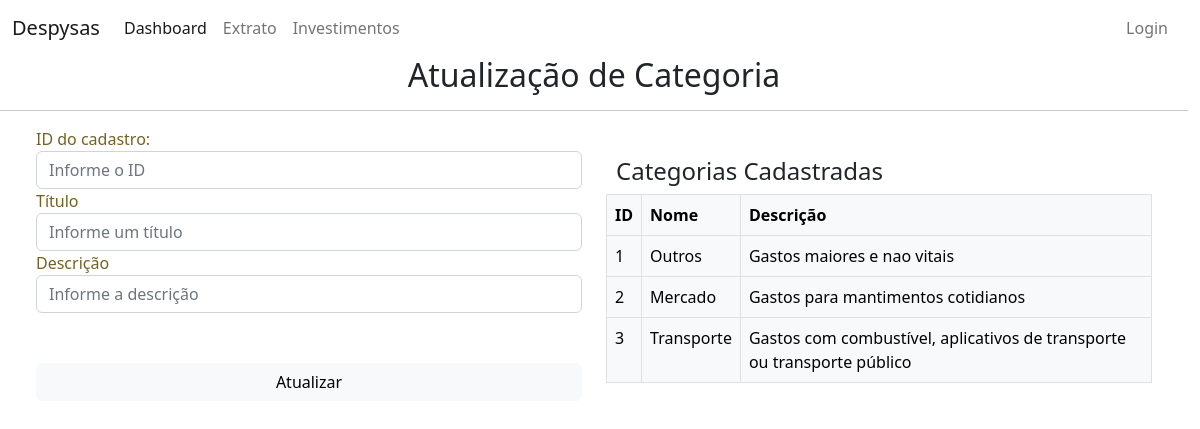
Before: /editar_categoria with the older database file.
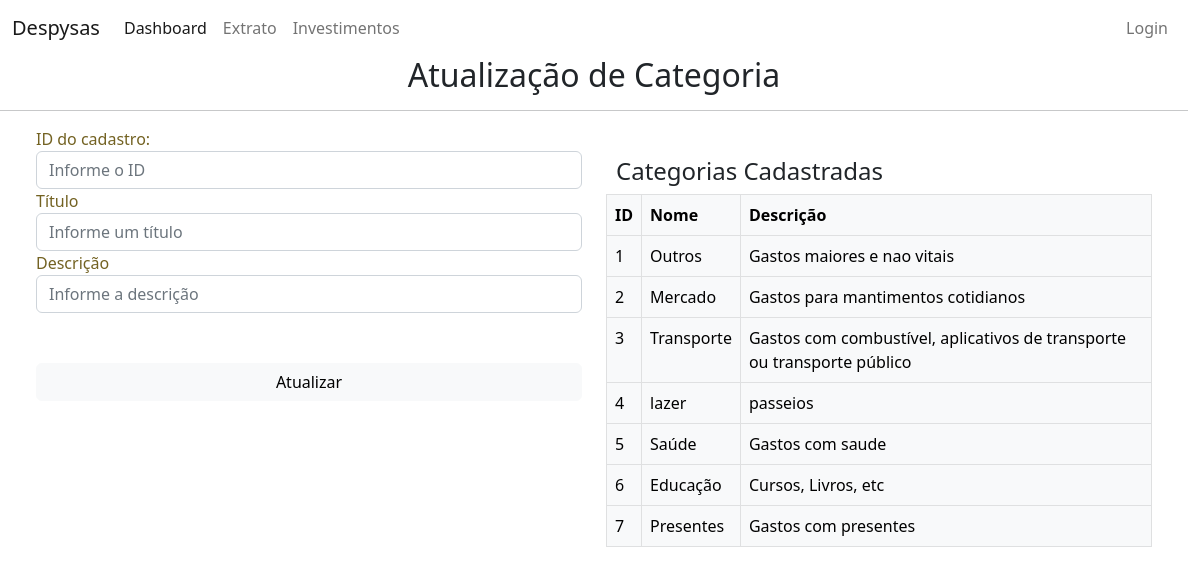
After: the same page with the newer database file.
### despysas/models.py (models this page shows)
class Categorias(db.Model):
    id = db.Column(db.Integer, primary_key=True)
    nome = db.Column(db.String(length=30), nullable=False)
    descricao = db.Column(db.String(length=500), nullable=False)
    despesas = db.relationship('Despesas', backref='categoria_despesas', lazy=True)

### despysas/routes.py (the view, shortened to what this page needs)
@app.route('/editar_categoria', methods=['GET', 'POST'])
def page_edita_categoria():
    form = EditaFormCategoria() # consulta informacoes do formulario de cadastro de capital
    id = form.id.data
    return render_template("editar_categoria.html", categoria=Categorias.query.all(), form=form) # renderiza o formulario

### despysas/forms.py
class EditaFormCategoria(FlaskForm):
    id = IntegerField(label="ID do cadastro:", validators=[DataRequired()])
    nome = StringField(label="Título", validators=[Length(max=30), DataRequired()])
    descricao = StringField(label="Descrição", validators=[Length(max=500), DataRequired()])
    submit = SubmitField(label="Atualizar")

### despysas/templates/editar_categoria.html (shortened to what this page needs)
{% extends 'base.html' %}
{% block content %}
    <h2 style="text-align: center;">Atualização de Categoria</h2>
    <hr>
    <div class="container">
        <div class="row">
            <div class="col-sm-6">
                <form method="POST" class="form-register" style="color: #736222;">
                    {{ form.id.label() }}
                    {{ form.id(class="form-control", placeholder="Informe o ID")}}
                    {{ form.nome.label() }}
                    {{ form.nome(class="form-control", placeholder="Informe um título")}}
                    {{ form.descricao.label() }}
                    {{ form.descricao(class="form-control", placeholder="Informe a descrição")}}
                    <div class="d-grid" style="padding-top: 50px;">
                        {{ form.submit(class="btn btn-md btn-light")}}
                    </div>
                </form>
            </div>
            <div class="col-sm-6">
                <h4 style="margin-left: 10px; margin-top: 30px;">Categorias Cadastradas</h4>
            <table class="table table-hover table-bordered table-light" style="max-width: fit-content;">
                <thead>
                    <th scope="col">ID</th>
                    <th scope="col">Nome</th>
                    <th scope="col">Descrição</th>
                </thead>
                <tbody>
                    {% for item in categoria %}
                    <tr>
                        <td>{{item.id}}</td>
                        <td>{{item.nome}}</td>
                        <td>{{item.descricao}}</td>
                    </tr>
                    {% endfor %}
                </tbody>
            </table>
            </div>
        </div>
    </div>
{% endblock %}

Changed rows visible on the page:
added Categorias: id "4", nome "lazer", descricao "passeios"
added Categorias: id "5", nome "Saúde", descricao "Gastos com saude"
added Categorias: id "6", nome "Educação", descricao "Cursos, Livros, etc"
added Categorias: id "7", nome "Presentes", descricao "Gastos com presentes"
